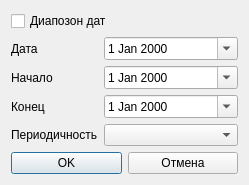
<?xml version="1.0" encoding="UTF-8"?>
<ui version="4.0">
 <class>DateEditorDialog</class>
 <widget class="QDialog" name="DateEditorDialog">
  <property name="geometry">
   <rect>
    <x>0</x>
    <y>0</y>
    <width>249</width>
    <height>185</height>
   </rect>
  </property>
  <property name="windowTitle">
   <string>Редактирование даты</string>
  </property>
  <property name="modal">
   <bool>true</bool>
  </property>
  <layout class="QVBoxLayout" name="verticalLayout">
   <item>
    <widget class="QCheckBox" name="rangeModeCheckBox">
     <property name="text">
      <string>Диапозон дат</string>
     </property>
    </widget>
   </item>
   <item>
    <layout class="QFormLayout" name="formLayout">
     <item row="1" column="0">
      <widget class="QLabel" name="startLabel">
       <property name="text">
        <string>Начало</string>
       </property>
      </widget>
     </item>
     <item row="1" column="1">
      <widget class="QDateEdit" name="startDateEdit">
       <property name="calendarPopup">
        <bool>true</bool>
       </property>
      </widget>
     </item>
     <item row="2" column="0">
      <widget class="QLabel" name="endLabel">
       <property name="text">
        <string>Конец</string>
       </property>
      </widget>
     </item>
     <item row="2" column="1">
      <widget class="QDateEdit" name="endDateEdit">
       <property name="calendarPopup">
        <bool>true</bool>
       </property>
      </widget>
     </item>
     <item row="3" column="0">
      <widget class="QLabel" name="frequencyLabel">
       <property name="text">
        <string>Периодичность</string>
       </property>
      </widget>
     </item>
     <item row="3" column="1">
      <widget class="QComboBox" name="frequencyComboBox"/>
     </item>
     <item row="0" column="0">
      <widget class="QLabel" name="dateLabel">
       <property name="text">
        <string>Дата</string>
       </property>
      </widget>
     </item>
     <item row="0" column="1">
      <widget class="QDateEdit" name="dateEdit">
       <property name="calendarPopup">
        <bool>true</bool>
       </property>
      </widget>
     </item>
    </layout>
   </item>
   <item>
    <layout class="QHBoxLayout" name="horizontalLayout">
     <item>
      <widget class="QPushButton" name="okButton">
       <property name="text">
        <string>OK</string>
       </property>
      </widget>
     </item>
     <item>
      <widget class="QPushButton" name="cancelButton">
       <property name="text">
        <string>Отмена</string>
       </property>
      </widget>
     </item>
    </layout>
   </item>
  </layout>
 </widget>
 <resources/>
 <connections>
  <connection>
   <sender>cancelButton</sender>
   <signal>clicked()</signal>
   <receiver>DateEditorDialog</receiver>
   <slot>close()</slot>
   <hints>
    <hint type="sourcelabel">
     <x>183</x>
     <y>164</y>
    </hint>
    <hint type="destinationlabel">
     <x>124</x>
     <y>92</y>
    </hint>
   </hints>
  </connection>
 </connections>
</ui>
